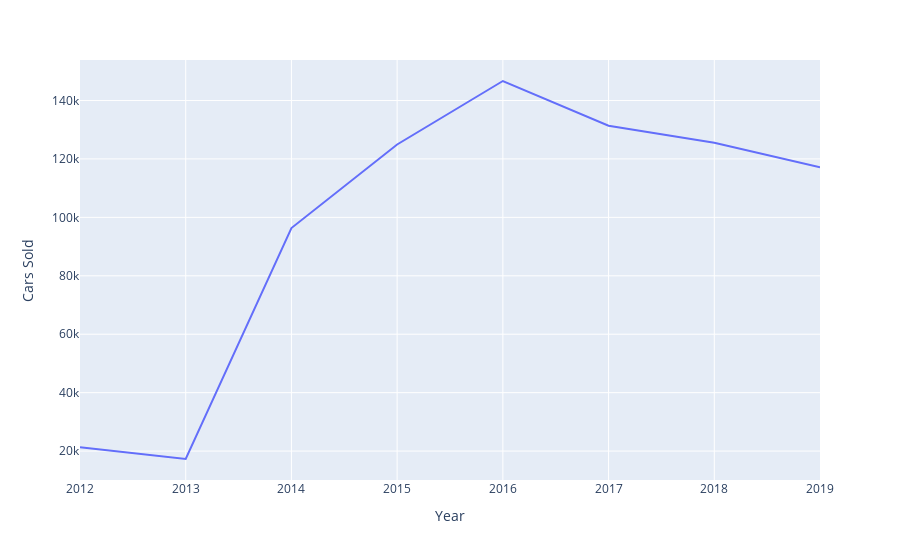

Notebook code cell kept with this figure:
### Code cell
# Line plot of the yearly cars sales
fig = px.line(yearly_grouped_car, x='Year', y='Cars Sold')
fig.show()

### Figure 1 — Plotly figure (JSON) as saved in the notebook; plotly's stock layout.template omitted (floating-point values rounded to 4 significant figures)
{"data": [{"hovertemplate": "Year=%{x}<br>Cars Sold=%{y}<extra></extra>", "legendgroup": "", "line": {"color": "#636efa", "dash": "solid"}, "marker": {"symbol": "circle"}, "mode": "lines", "name": "", "orientation": "v", "showlegend": false, "type": "scatter", "x": [2012, 2013, 2014, 2015, 2016, 2017, 2018, 2019], "xaxis": "x", "y": [21313, 17293, 96338, 124945, 146672, 131356, 125557, 117100], "yaxis": "y"}], "layout": {"legend": {"tracegroupgap": 0}, "margin": {"t": 60}, "xaxis": {"anchor": "y", "domain": [0, 1], "title": {"text": "Year"}}, "yaxis": {"anchor": "x", "domain": [0, 1], "title": {"text": "Cars Sold"}}}}
